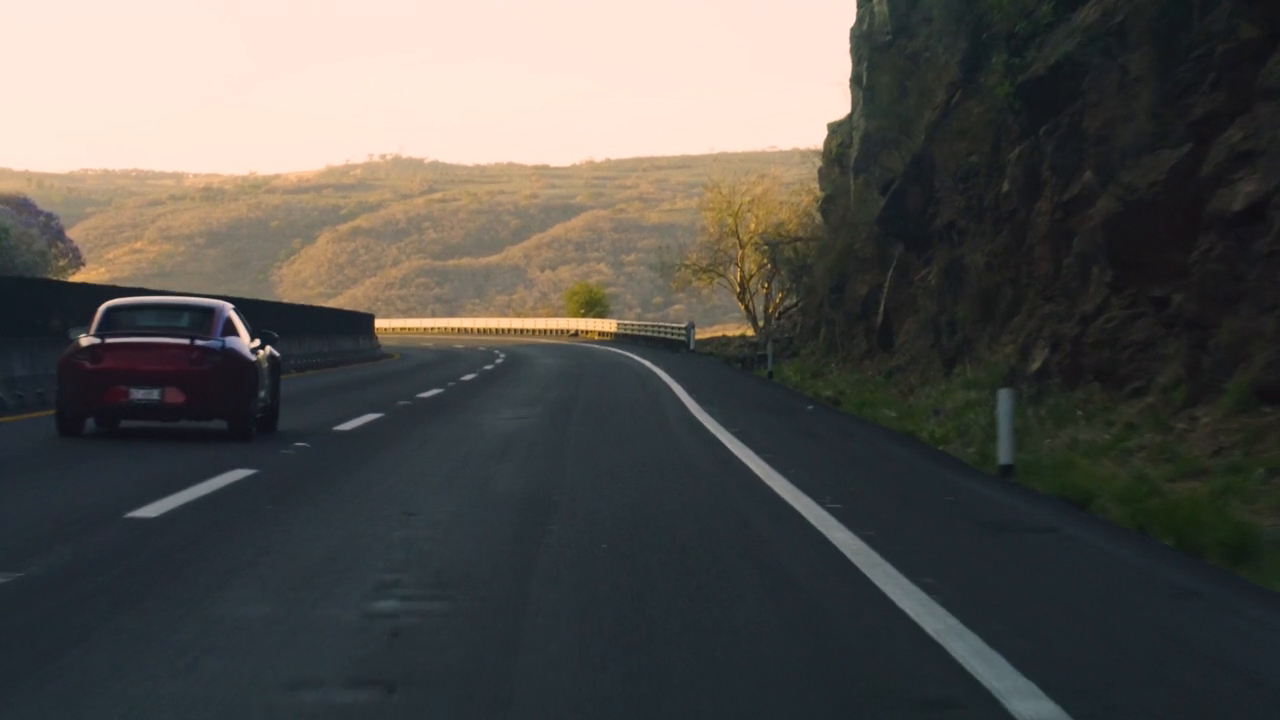
#> input picture frame 17 of road.mp4, 1280 x 720 px
$ python video.py
#> lines starting #> are read from the running program, lines starting #| are printed output that depends on the picture
# 입력 방식과 출력 방식을 무조건 만들어야 됨.
# 디버깅 F9 + F5
from pathlib import Path
import cv2
# 마우스 이벤트 처리 함수 정의
def on_mouse(event, x, y, flags, param):
    if event == cv2.EVENT_LBUTTONDOWN:
        print(f'좌표 : ({x}, {y})')

SOURCE = str('road.mp4')
# 동영상 파일 열기
cap = cv2.VideoCapture(SOURCE)

# 동영상이 정상적으로 열렸는지 확인
if not cap.isOpened():
    raise RuntimeError("Camera/video open failed")

# 저장할 이미지 파일 경로 설정
target = Path("output/photo.png")
#output 폴더가 없으면 생성
target.parent.mkdir(exist_ok=True)
# 재생 속도 설정 (카메라 :1ms, 동영상 : 42ms 대략 24fps)
dalay = 1 if isinstance(SOURCE, int) else 42
while True:
    # 프레임 한 장 읽기 (중요)
    ret, frame = cap.read()
#> frame is the input picture: shape (720, 1280, 3); mean B, G, R 79.2, 83.1, 85.2
    # 더 이상 프레임이 없으면 반복 종료
    if not ret:
        break
    # 현재 프레임을 화면에 표시
    gray = cv2.cvtColor(frame, cv2.COLOR_BGR2GRAY)
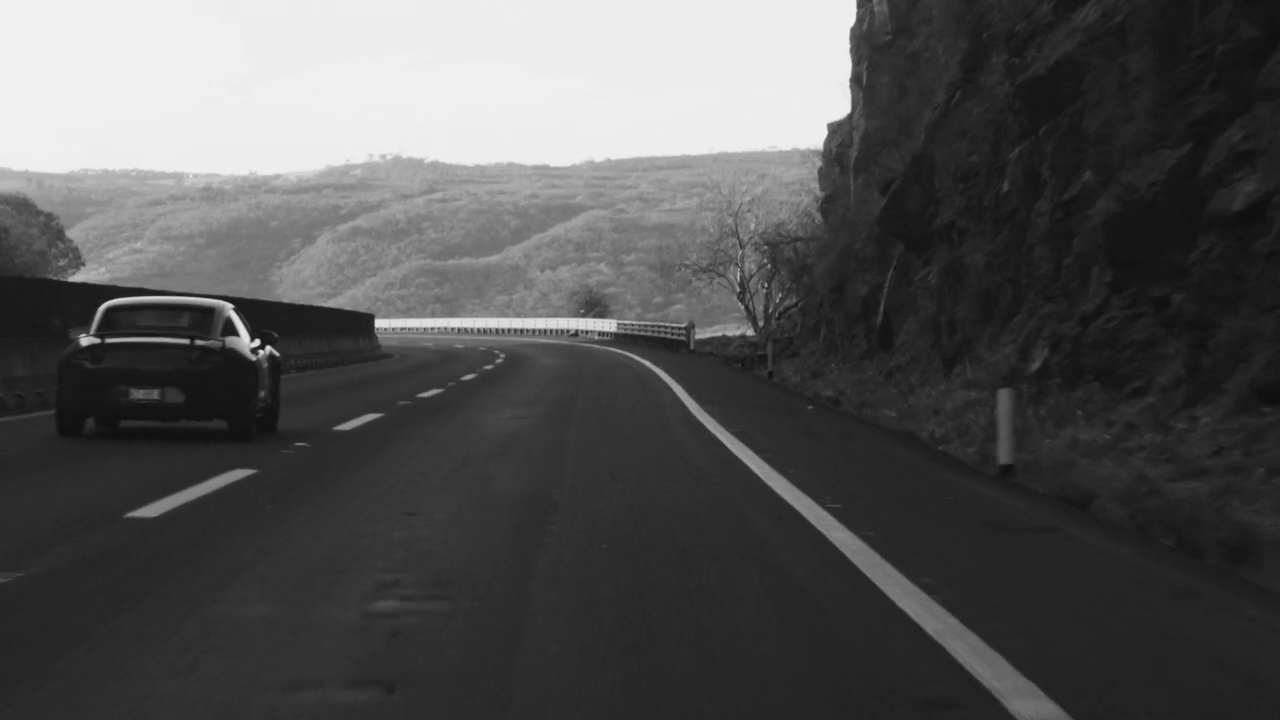
#> gray: shape (720, 1280); min 12, max 241, mean 83.3
    cv2.imshow('CAPTURE', frame)
    cv2.imshow('GRAY', gray)

    result = frame.copy()
    cv2.line(result, (30,60), (220,60), (255,0,0),3)
    cv2.rectangle(result, (30,80), (220,120), (0,255,0), 3)
    cv2.circle(result, (120,200), 40, (0,0,255), -1)
    cv2.putText(result, 'Result', (30,300), cv2.FONT_HERSHEY_SIMPLEX, 1, (255,255,0), 2, cv2.LINE_AA)
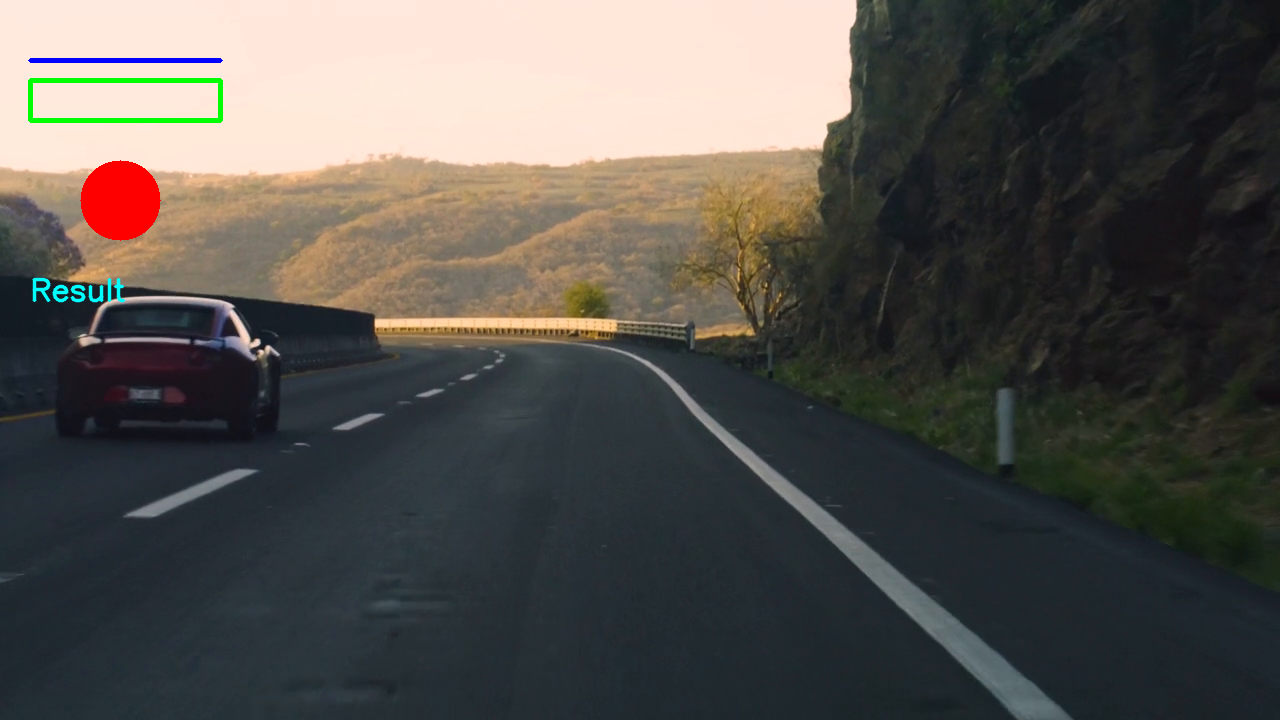
#> result: shape (720, 1280, 3); mean B, G, R 78.2, 82.3, 84.7

    cv2.imshow('RESULT', result)

    bright = cv2.add(gray,60)
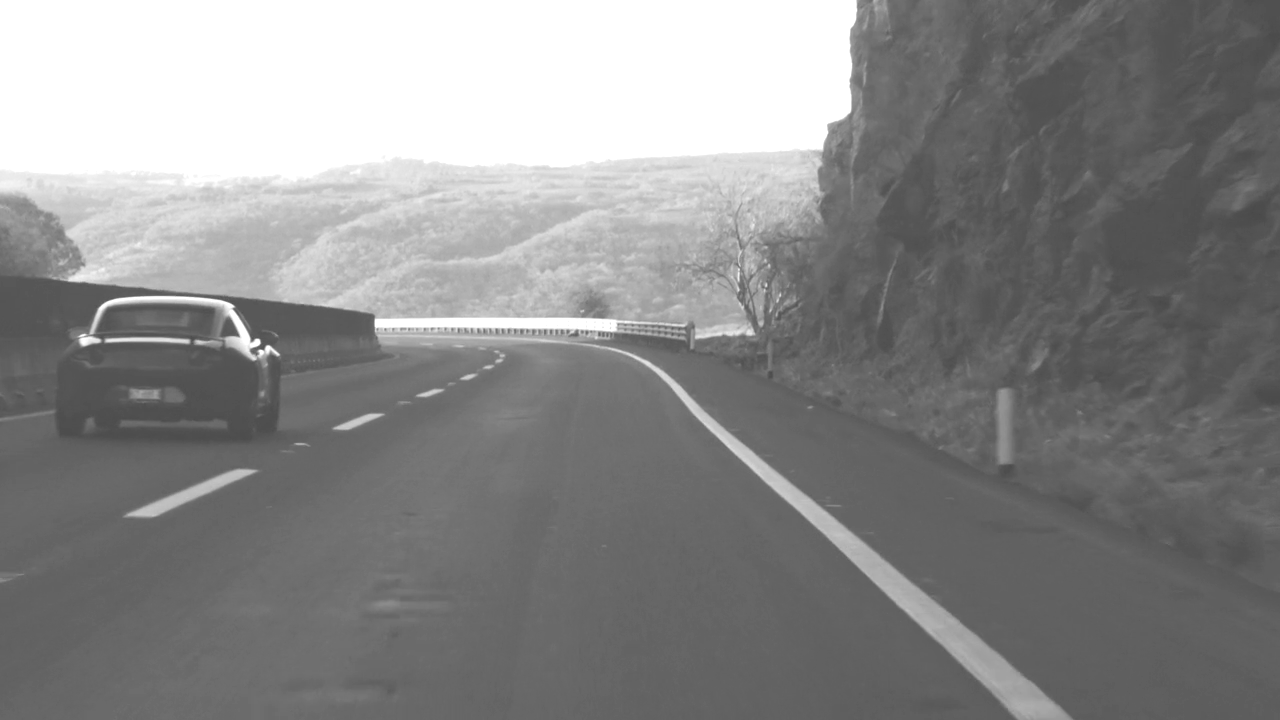
#> bright: shape (720, 1280); min 72, max 255, mean 136.9
    dark = cv2.subtract(gray,60)
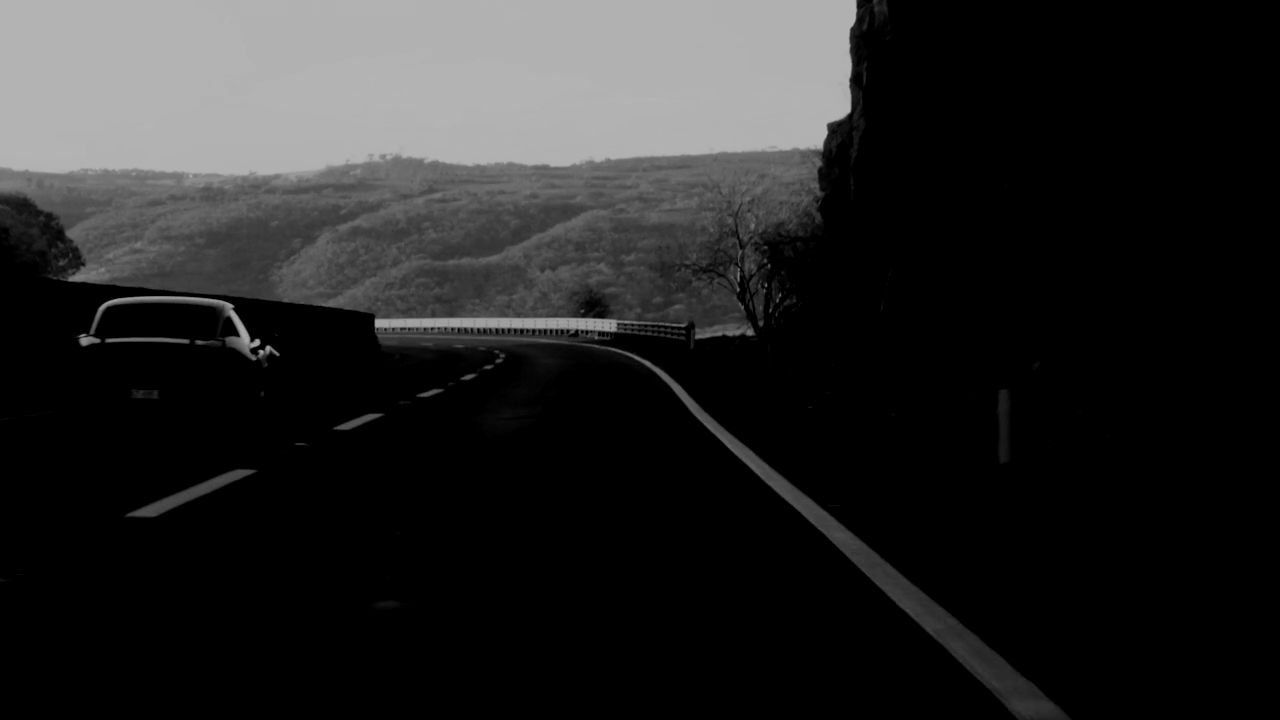
#> dark: shape (720, 1280); min 0, max 181, mean 37.7
    cv2.imshow('BRIGHT', bright)
    cv2.imshow('DARK', dark)


    key = cv2.waitKey(dalay) & 0xFF
#> (key q is pressed here)
    # s 키 -> 현재 프레임을 이미지로 저장
    if key ==ord('s'):
        print('saved :', cv2.imwrite(str(target), frame))
    # 'q'를 누르면 반복 종료
    if key == ord('q'):
        break
# 동영상 자원해
cap.release()
cv2.destroyAllWindows()

$ run again, starting later in the video
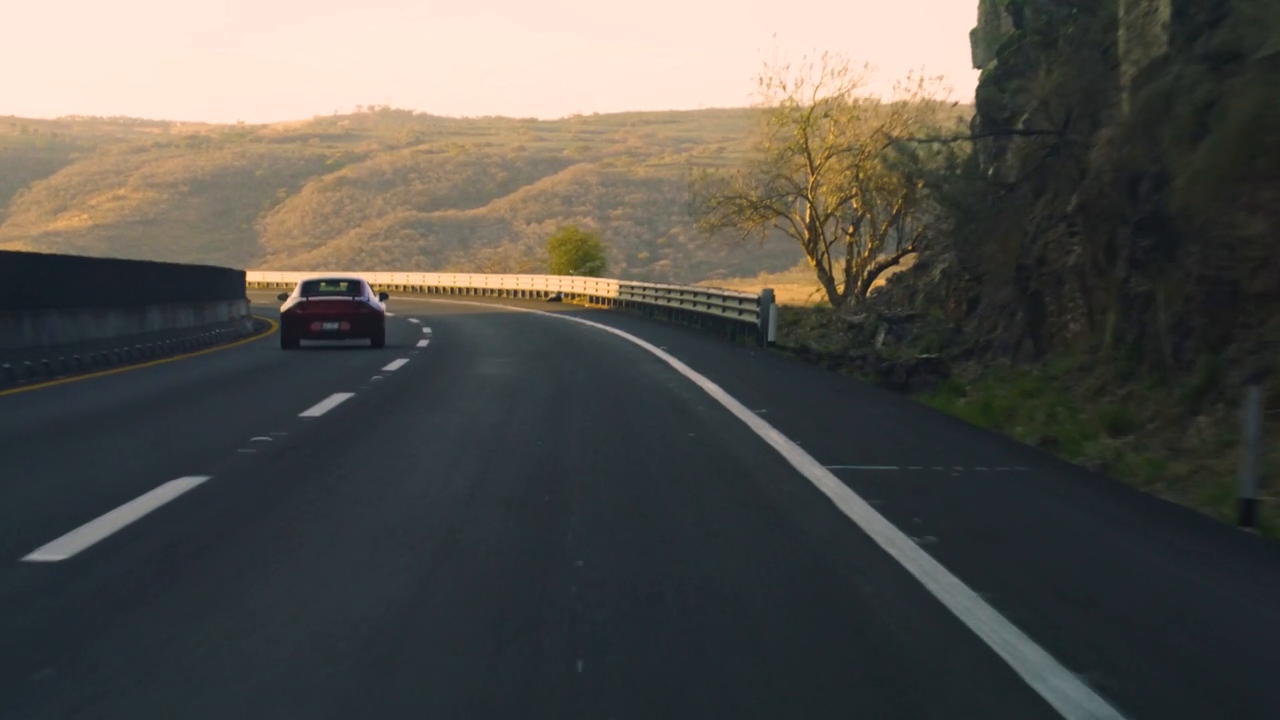
#> input picture frame 79 of road.mp4, 1280 x 720 px
#> frame is the input picture: shape (720, 1280, 3); mean B, G, R 77.4, 83, 85.2
#> `bright = cv2.add(gray,60)`:
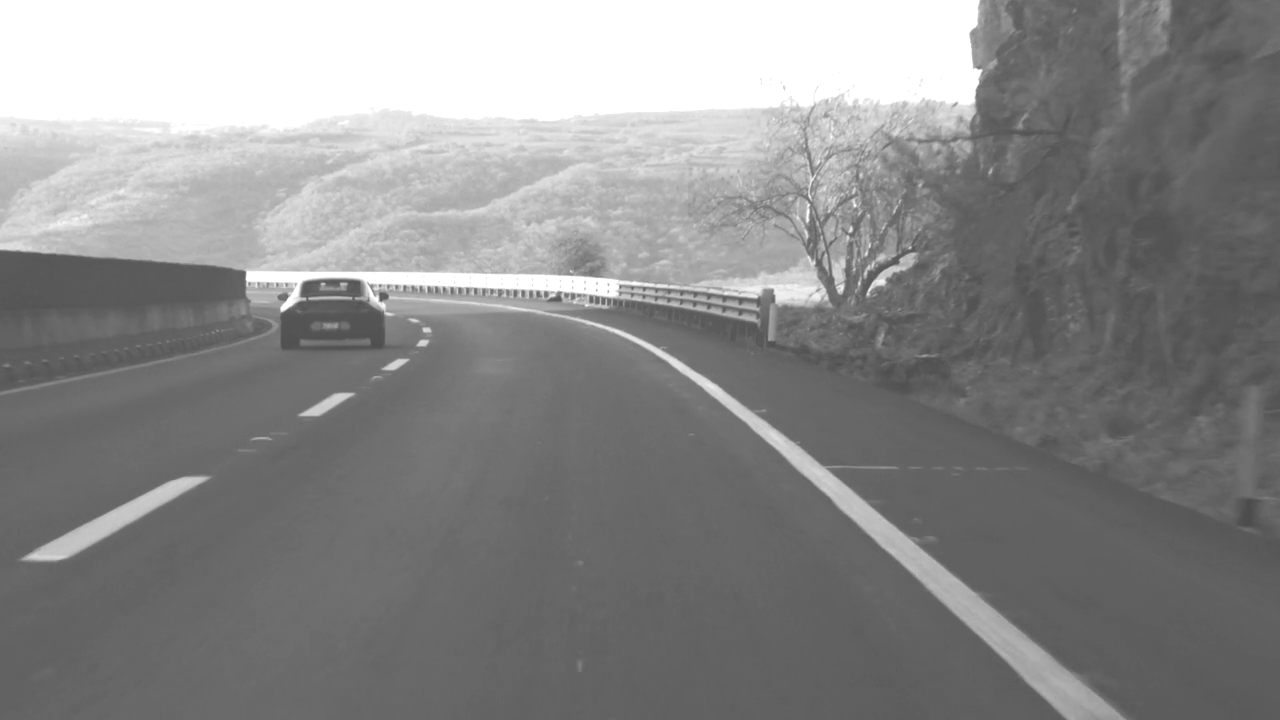
#> bright: shape (720, 1280); min 75, max 255, mean 138
#> `dark = cv2.subtract(gray,60)`:
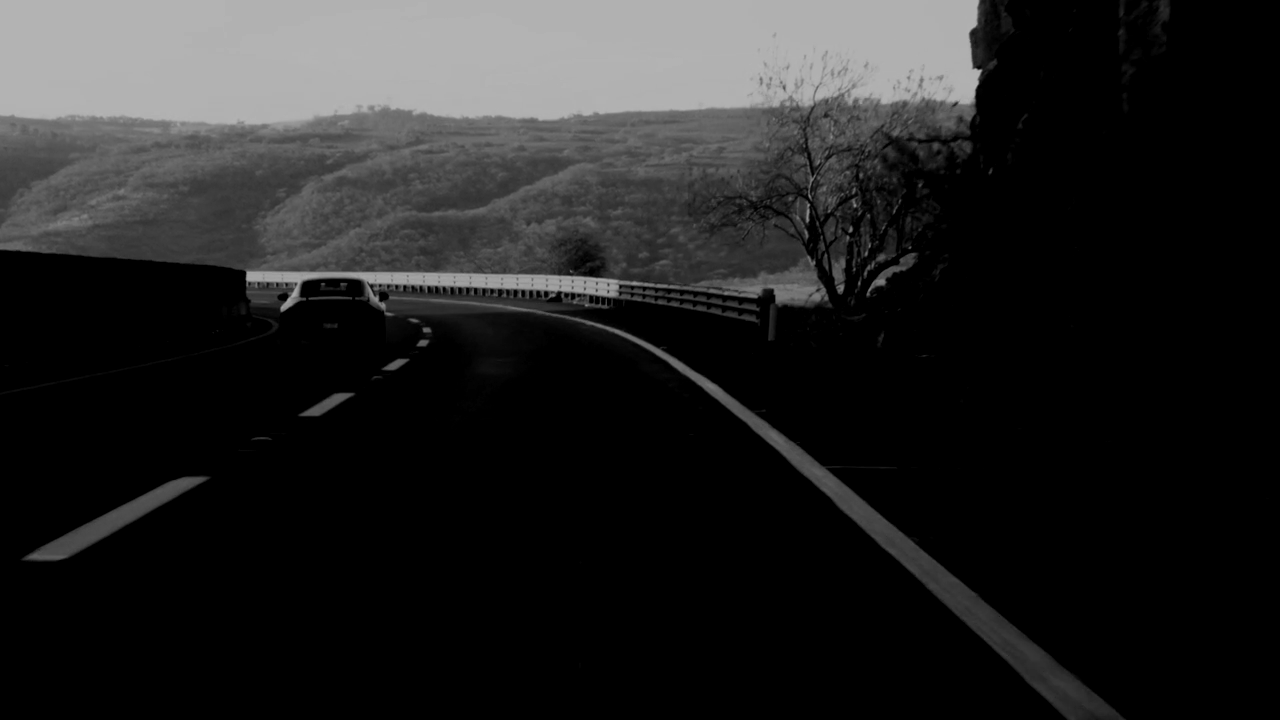
#> dark: shape (720, 1280); min 0, max 181, mean 35.4

$ run again, starting later in the video
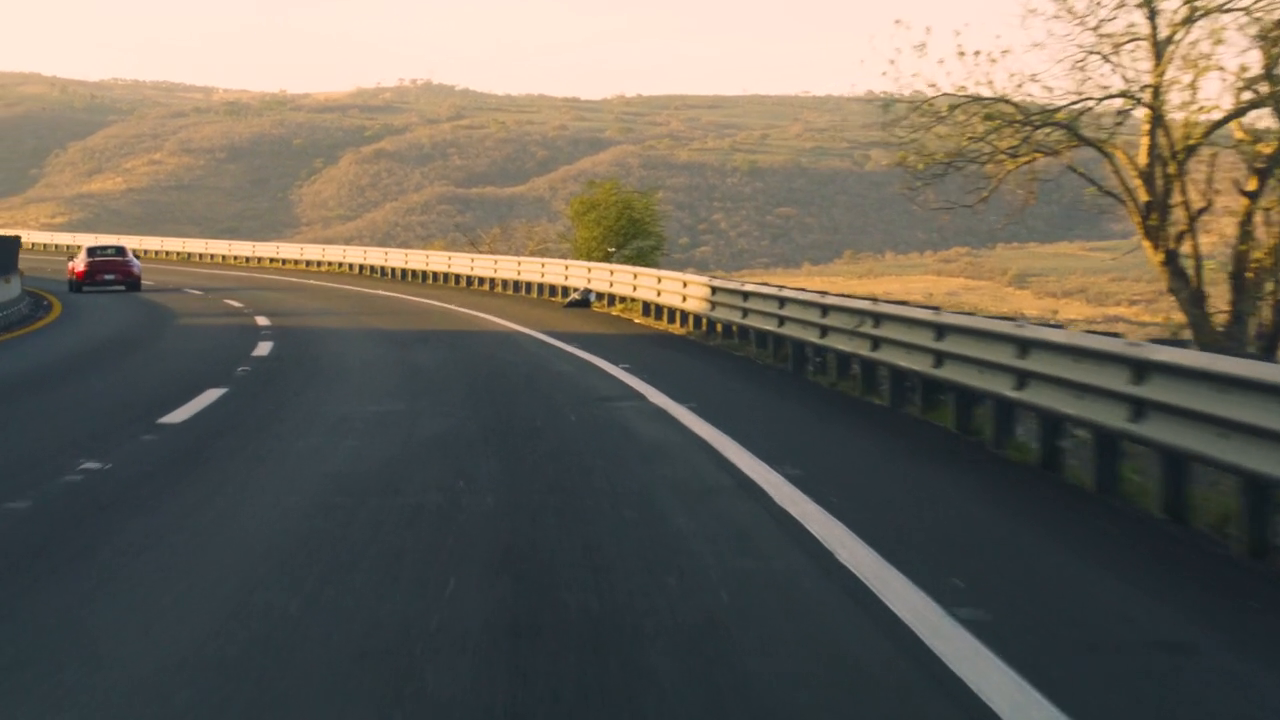
#> input picture frame 141 of road.mp4, 1280 x 720 px
#> frame is the input picture: shape (720, 1280, 3); mean B, G, R 90.1, 101.3, 107.6
#> `bright = cv2.add(gray,60)`:
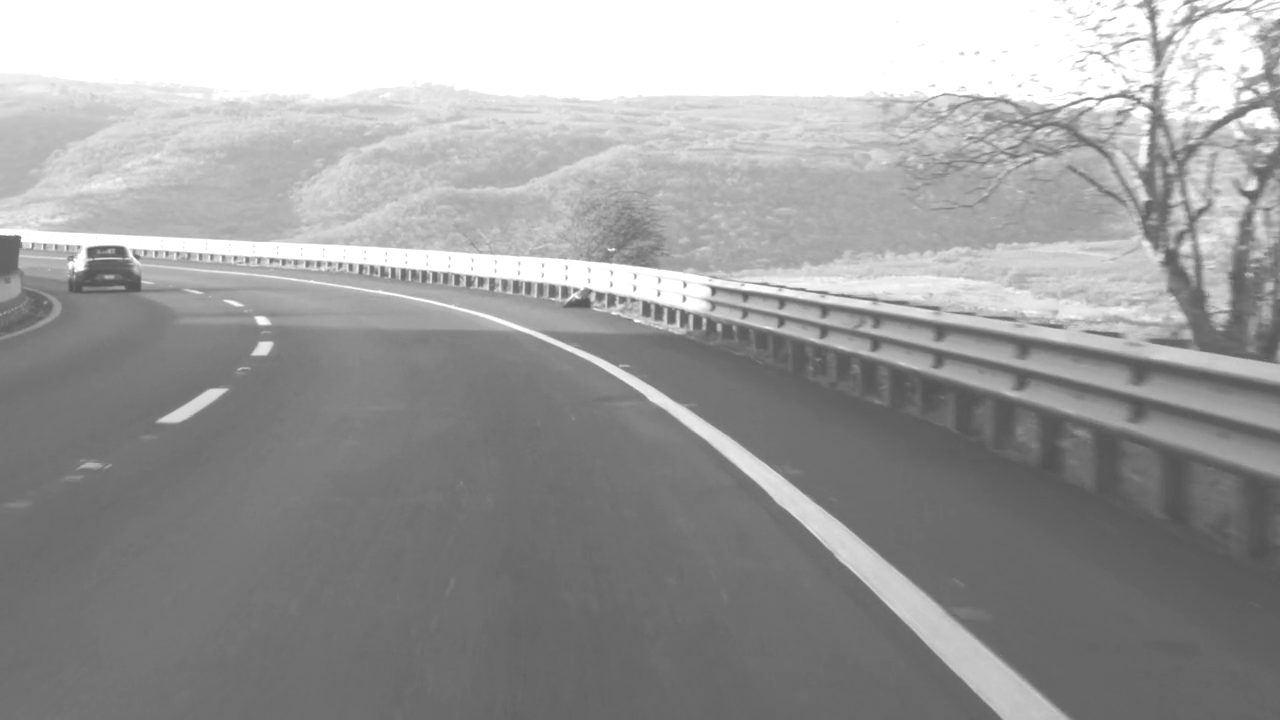
#> bright: shape (720, 1280); min 80, max 255, mean 157.2
#> `dark = cv2.subtract(gray,60)`:
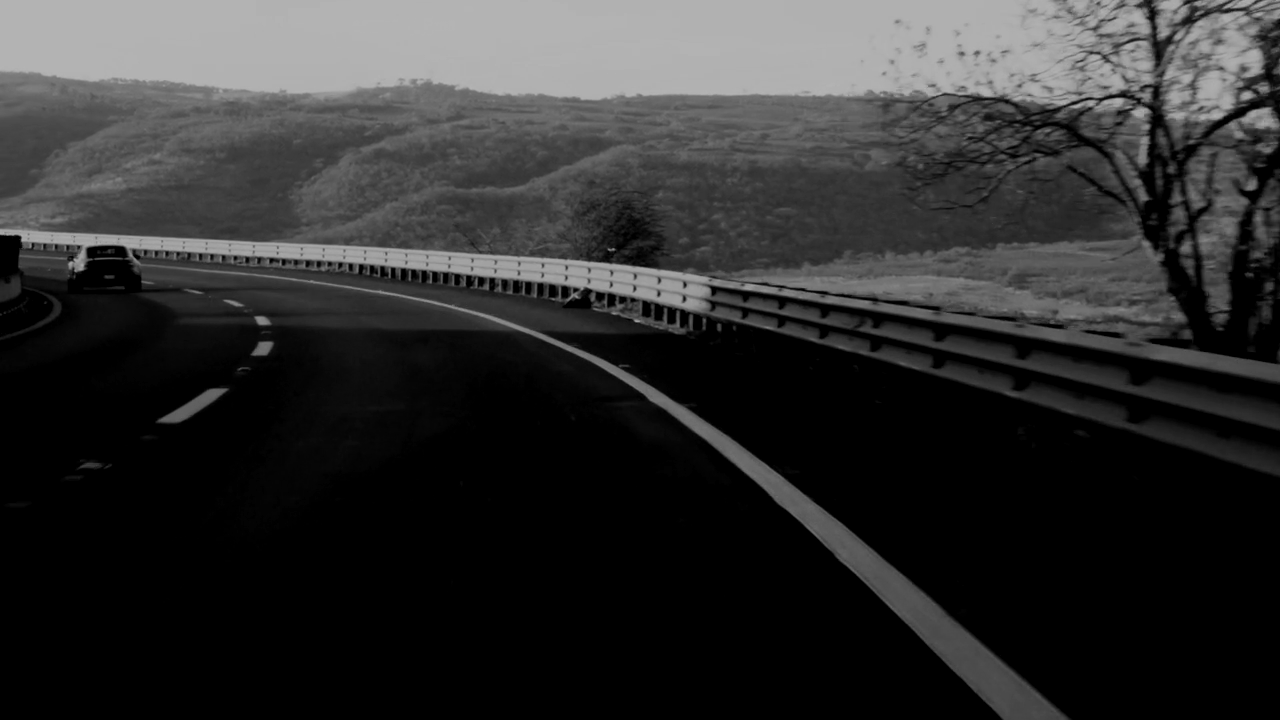
#> dark: shape (720, 1280); min 0, max 180, mean 47
